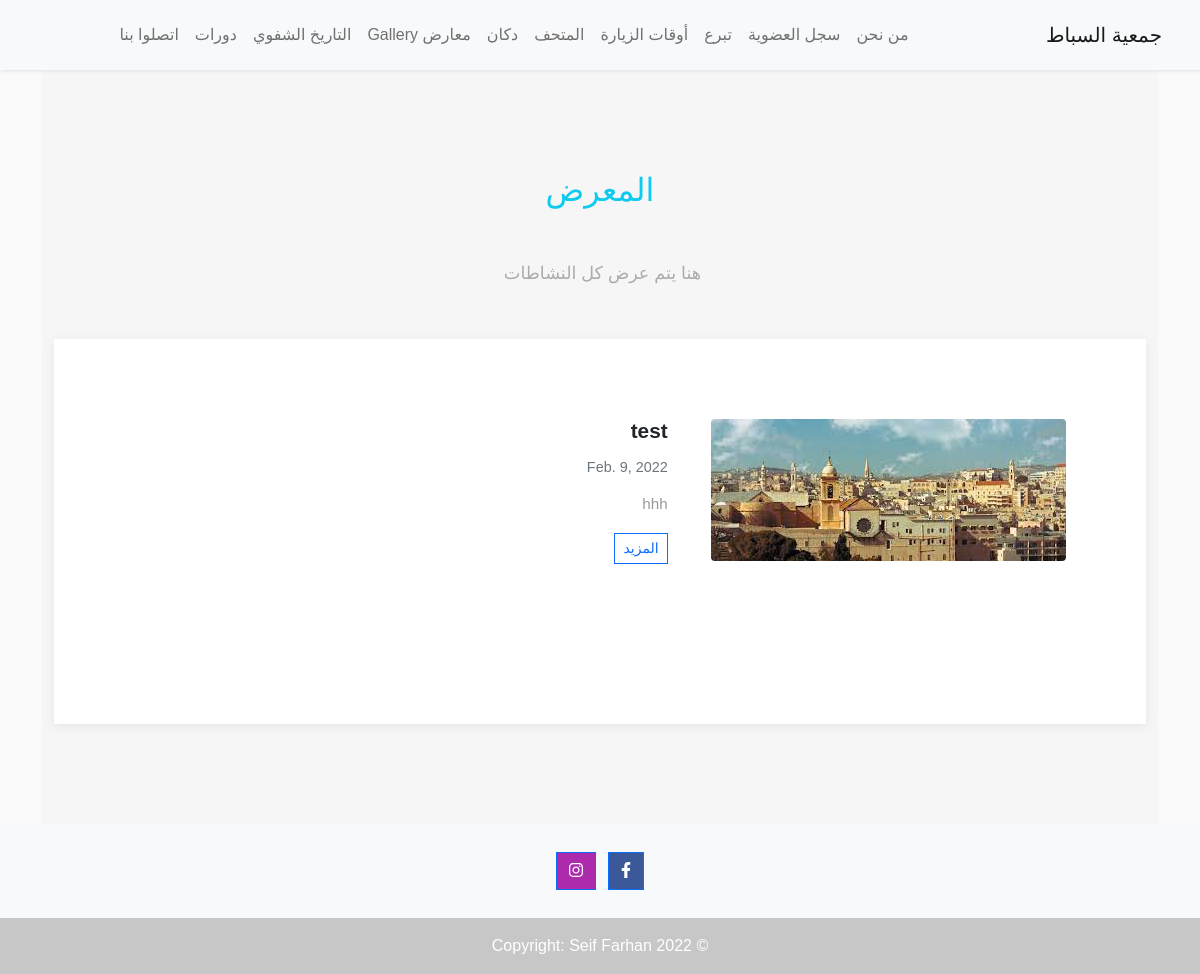
The page /gallery on the database as committed earlier.
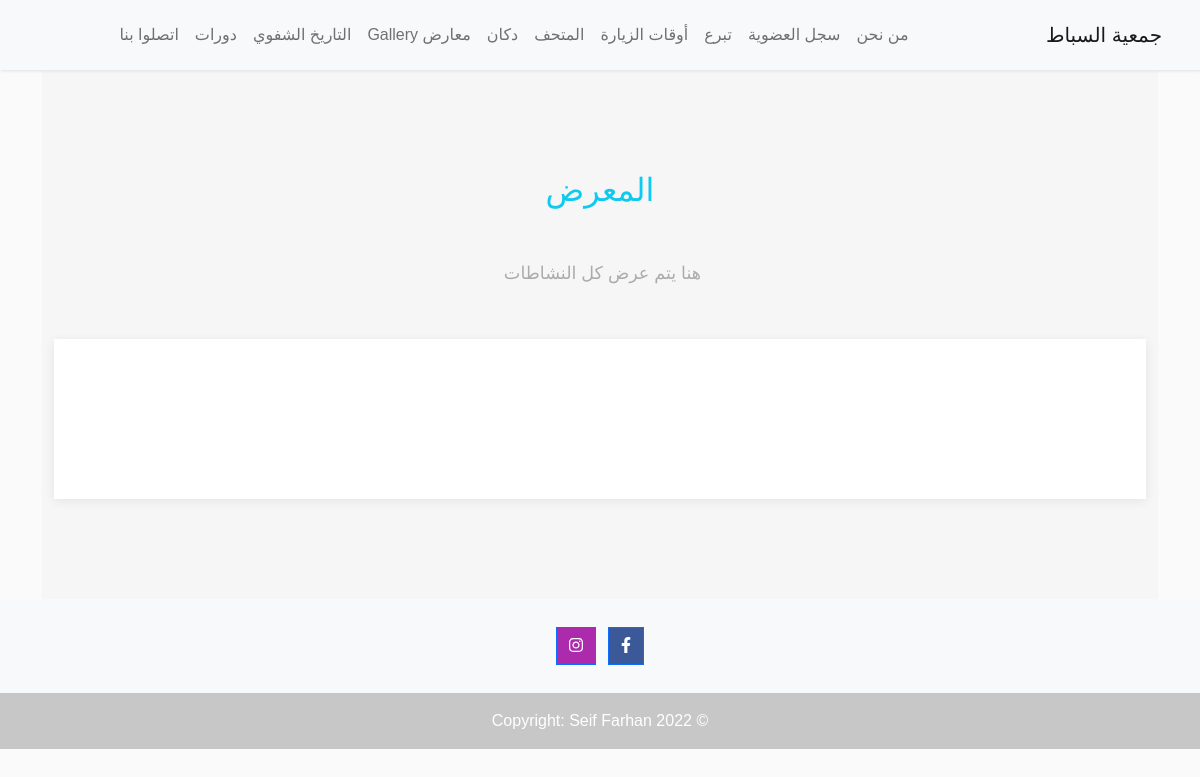
The same page on the database as committed later.
### app/models.py (models this page shows)
class Gallery(models.Model):
    title = models.CharField(max_length=255, verbose_name='العنوان')
    date = models.DateField(verbose_name='التاريخ')
    desc = models.TextField(verbose_name='النص')
    image = models.ImageField(upload_to='images/gallery/')

### app/views.py (the view)
# urls.py: path('gallery', views.gallery, name='gallery'),
def gallery(request):
    objs = Gallery.objects.all()
    return render(request, 'gallery.html', {'gallery': objs})

### app/templates/gallery.html (shortened to what this page needs)
{% extends 'base.html' %}
{% block body_block %}
    <section class="clean-block clean-blog-list dark">
        <div class="container">
            <div class="block-heading"><h2 class="text-info"
                                           style="color: #0dcaf0!important;margin-top: 20px;margin-bottom: 50px;">
                المعرض</h2>
                <p style="margin-bottom: 50px;">هنا يتم عرض كل النشاطات&nbsp;</p></div>
            <div class="block-content">
                {% for g in gallery %}
                    <div class="clean-blog-post">
                        <div class="row">
                            <div class="col-lg-5"><img class="rounded img-fluid"
                                                       src="{{ g.image.url }}" alt="">
                            </div>
                            <div class="col-lg-7"><h3>{{ g.title }}</h3>
                                <div class="info"><span class="text-muted">{{ g.date | date }}</span></div>
                                <p class="text">
                                    {{ g.desc }}
                                </p>
                                <a class="btn btn-outline-primary btn-sm" role="button"
                                   href="{% url 'app:gallery_blog' g.pk %}">المزيد </a></div>
                        </div>
                    </div>
                {% endfor %}
            </div>
        </div>
    </section>
{% endblock %}

Rows that differ between the two databases and show on the page:
removed Gallery: image (picture), title "test", date "Feb. 9, 2022", desc "hhh"
